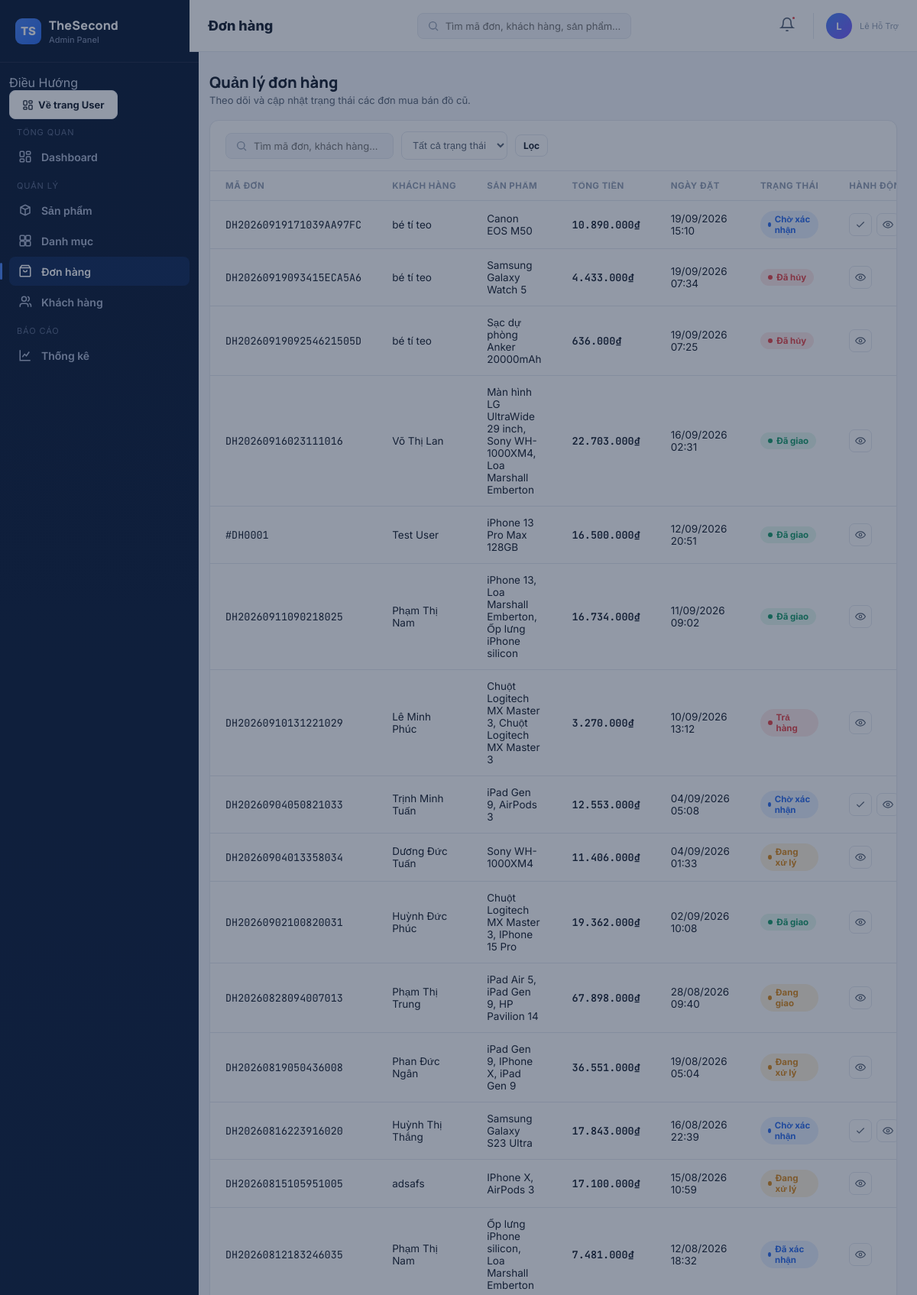
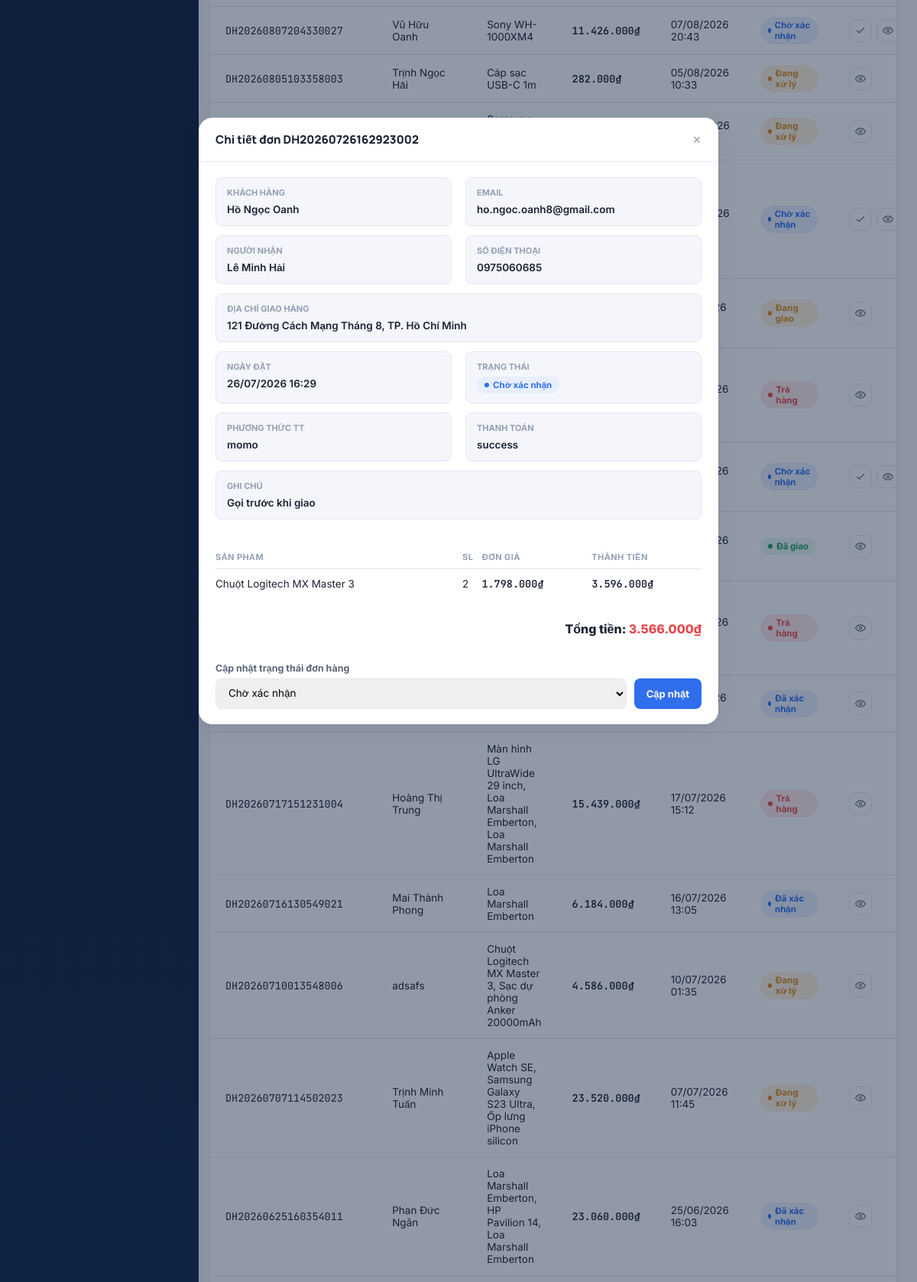
/TheSecondV1/api/admin/order.php?xem=2 (signed in, upper part), run on the app's committed database (2 pictures, top to bottom).
### tables this page shows
CREATE TABLE `orders` (
  `id` int(10) UNSIGNED NOT NULL,
  `user_id` int(10) UNSIGNED NOT NULL,
  `order_code` varchar(30) NOT NULL,
  `receiver_name` varchar(100) NOT NULL,
  `receiver_phone` varchar(20) NOT NULL,
  `shipping_address` text NOT NULL,
  `subtotal` decimal(15,2) NOT NULL DEFAULT 0.00,
  `shipping_fee` decimal(15,2) NOT NULL DEFAULT 0.00,
  `discount` decimal(15,2) NOT NULL DEFAULT 0.00,
  `total_amount` decimal(15,2) NOT NULL DEFAULT 0.00,
  `payment_method` enum('cod','bank_transfer','momo','vnpay') NOT NULL DEFAULT 'cod',
  `payment_status` enum('pending','paid','failed','refunded') NOT NULL DEFAULT 'pending',
  `order_status` enum('pending','confirmed','processing','shipping','delivered','cancelled','returned') NOT NULL DEFAULT 'pending',
  `note` text DEFAULT NULL,
  `created_at` timestamp NOT NULL DEFAULT current_timestamp(),
  `updated_at` timestamp NOT NULL DEFAULT current_timestamp() ON UPDATE current_timestamp()
);

CREATE TABLE `users` (
  `id` int(10) UNSIGNED NOT NULL,
  `full_name` varchar(100) NOT NULL,
  `email` varchar(150) NOT NULL,
  `password` varchar(255) NOT NULL,
  `phone` varchar(20) DEFAULT NULL,
  `avatar` varchar(500) DEFAULT NULL,
  `date_of_birth` date DEFAULT NULL,
  `role` enum('user') NOT NULL DEFAULT 'user',
  `status` enum('active','inactive','blocked') NOT NULL DEFAULT 'active',
  `created_at` timestamp NOT NULL DEFAULT current_timestamp(),
  `updated_at` timestamp NOT NULL DEFAULT current_timestamp() ON UPDATE current_timestamp()
);

CREATE TABLE `payments` (
  `id` int(10) UNSIGNED NOT NULL,
  `order_id` int(10) UNSIGNED NOT NULL,
  `transaction_code` varchar(100) DEFAULT NULL,
  `payment_method` enum('cod','bank_transfer','momo','vnpay') NOT NULL,
  `amount` decimal(15,2) NOT NULL,
  `status` enum('pending','success','failed','refunded') NOT NULL DEFAULT 'pending',
  `paid_at` timestamp NULL DEFAULT NULL,
  `created_at` timestamp NOT NULL DEFAULT current_timestamp(),
  `updated_at` timestamp NOT NULL DEFAULT current_timestamp() ON UPDATE current_timestamp()
);

CREATE TABLE `order_items` (
  `id` int(10) UNSIGNED NOT NULL,
  `order_id` int(10) UNSIGNED NOT NULL,
  `product_id` int(10) UNSIGNED DEFAULT NULL,
  `product_name` varchar(255) NOT NULL,
  `sku` varchar(50) DEFAULT NULL,
  `quantity` int(10) UNSIGNED NOT NULL DEFAULT 1,
  `unit_price` decimal(15,2) NOT NULL,
  `subtotal` decimal(15,2) NOT NULL
);

### TheSecondV1/api/admin/order.php (the view, shortened to what the rows shown need)
<?php
require_once __DIR__ . '/../config/database.php';
function h(?string $s): string {
    return htmlspecialchars((string)$s, ENT_QUOTES, 'UTF-8');
}
function badgeClass(?string $tt): string {
    $map = [
        'pending'     => 'badge-blue',
        'confirmed'   => 'badge-blue',
        'processing'  => 'badge-amber',
        'shipping'    => 'badge-amber',
        'delivered'   => 'badge-green',
        'cancelled'   => 'badge-red',
        'returned'    => 'badge-red',
    ];
    return $map[$tt] ?? 'badge-gray';
}
function tenTrangThai(?string $tt): string {
    $map = [
        'pending'     => 'Chờ xác nhận',
        'confirmed'   => 'Đã xác nhận',
        'processing'  => 'Đang xử lý',
        'shipping'    => 'Đang giao',
        'delivered'   => 'Đã giao',
        'cancelled'   => 'Đã hủy',
        'returned'    => 'Trả hàng',
    ];
    return $map[$tt] ?? ($tt ?: 'Không rõ');
}
function formatMoney($n): string {
    return number_format((float)$n, 0, ',', '.') . '₫';
}
function formatDate($d): string {
    return $d ? date('d/m/Y H:i', strtotime($d)) : '—';
}
$keyword = trim($_GET['q'] ?? '');
$status  = trim($_GET['status'] ?? '');
$sql = "
    SELECT
        o.id,
        o.order_code,
        o.created_at,
        o.total_amount,
        o.order_status,
        u.full_name AS ten_khach,
        GROUP_CONCAT(oi.product_name SEPARATOR ', ') AS san_pham
    FROM orders o
    JOIN users u ON u.id = o.user_id
    LEFT JOIN order_items oi ON oi.order_id = o.id
";
$params = [];
$sql .= "
    GROUP BY o.id
    ORDER BY o.created_at DESC
";
$stmt = $pdo->prepare($sql);
$stmt->execute($params);
$orders = $stmt->fetchAll();
$detail = null;
$items  = [];
if (isset($_GET['xem'])) {
    $id = (int)$_GET['xem'];
    if ($id > 0) {
        $stmt = $pdo->prepare("
            SELECT
                o.*,
                u.full_name AS ten_khach,
                u.email,
                p.payment_method,
                p.status AS payment_status,
                p.amount AS payment_amount
            FROM orders o
            JOIN users u ON u.id = o.user_id
            LEFT JOIN payments p ON p.order_id = o.id
            WHERE o.id = ?
            LIMIT 1
        ");
        $stmt->execute([$id]);
        $detail = $stmt->fetch();
        if ($detail) {
            $stmt = $pdo->prepare("
                SELECT product_name, quantity, unit_price, subtotal
                FROM order_items
                WHERE order_id = ?
            ");
            $stmt->execute([$id]);
            $items = $stmt->fetchAll();
        }
    }
}
?>
<!DOCTYPE html>
<html lang="vi">
<head>
<link rel="stylesheet" href="../../admin/admin.css">
</head>
<body>
<div class="app">
  <div class="main">
    <main class="content">
      <section class="page active" id="page-orders">
        <div class="section-head">
          <div>
            <h2>Quản lý đơn hàng</h2>
          </div>
        </div>
        <div class="panel">
          <table>
            <thead>
              <tr>
                <th>Mã đơn</th>
                <th>Khách hàng</th>
                <th>Sản phẩm</th>
                <th>Tổng tiền</th>
                <th>Ngày đặt</th>
                <th>Trạng thái</th>
                <th>Hành động</th>
              </tr>
            </thead>
            <tbody>
              <?php if (empty($orders)): ?>
                <tr>
                  <td colspan="7" style="text-align:center;padding:32px;color:var(--text-400)">
                    Chưa có đơn hàng nào
                  </td>
                </tr>
              <?php else: ?>
                <?php foreach ($orders as $o): ?>
                  <tr>
                    <td data-label="Mã đơn" class="mono">
                      <?= $o['order_code']
                            ? h($o['order_code'])
                            : '#DH' . str_pad($o['id'], 4, '0', STR_PAD_LEFT) ?>
                    </td>
                    <td data-label="Khách hàng"><?= h($o['ten_khach']) ?></td>
                    <td data-label="Sản phẩm"><?= h($o['san_pham'] ?? '—') ?></td>
                    <td data-label="Tổng tiền" class="price"><?= formatMoney($o['total_amount']) ?></td>
                    <td data-label="Ngày đặt"><?= formatDate($o['created_at']) ?></td>
                    <td data-label="Trạng thái">
                      <span class="badge <?= badgeClass($o['order_status']) ?>">
                        <?= tenTrangThai($o['order_status']) ?>
                      </span>
                    </td>
                    <td data-label="Hành động">
                      <div class="row-actions">
                        <?php if ($o['order_status'] === 'pending'): ?>
                          <form method="post" style="display:inline" onsubmit="return confirm('Xác nhận đơn hàng này?')">
                            <button type="submit" class="icon-action" title="Xác nhận đơn">
                              <svg viewBox="0 0 24 24" fill="none" stroke="currentColor" stroke-width="2"><path d="M20 6 9 17l-5-5"/></svg>
                            </button>
                          </form>
                        <?php endif; ?>
                        <a class="icon-action" title="Xem chi tiết"
                           href="?xem=<?= (int)$o['id'] ?>&q=<?= urlencode($keyword) ?>&status=<?= urlencode($status) ?>">
                          <svg viewBox="0 0 24 24" fill="none" stroke="currentColor" stroke-width="2"><path d="M1 12s4-7 11-7 11 7 11 7-4 7-11 7-11-7-11-7Z"/><circle cx="12" cy="12" r="3"/></svg>
                        </a>
                      </div>
                    </td>
                  </tr>
                <?php endforeach; ?>
              <?php endif; ?>
            </tbody>
          </table>
        </div>
      </section>
    </main>
  </div>
</div>
<?php if ($detail): ?>
<div class="overlay show" id="orderDetailModal">
  <div class="modal" style="max-width:680px">
    <div class="modal-head">
      <h3>
        Chi tiết đơn
        <?= $detail['order_code']
              ? h($detail['order_code'])
              : '#DH' . str_pad($detail['id'], 4, '0', STR_PAD_LEFT) ?>
      </h3>
      <a href="order.php?q=<?= urlencode($keyword) ?>&status=<?= urlencode($status) ?>"
         class="modal-close" title="Đóng">&times;</a>
    </div>
    <div class="modal-body">
      <div class="detail-grid">
        <div class="detail-item">
          <span class="label">Khách hàng</span>
          <span class="value"><?= h($detail['ten_khach']) ?></span>
        </div>
        <div class="detail-item">
          <span class="label">Email</span>
          <span class="value"><?= h($detail['email']) ?></span>
        </div>
        <div class="detail-item">
          <span class="label">Người nhận</span>
          <span class="value"><?= h($detail['receiver_name']) ?></span>
        </div>
        <div class="detail-item">
          <span class="label">Số điện thoại</span>
          <span class="value"><?= h($detail['receiver_phone']) ?></span>
        </div>
        <div class="detail-item" style="grid-column:1/-1">
          <span class="label">Địa chỉ giao hàng</span>
          <span class="value"><?= h($detail['shipping_address']) ?></span>
        </div>
        <div class="detail-item">
          <span class="label">Ngày đặt</span>
          <span class="value"><?= formatDate($detail['created_at']) ?></span>
        </div>
        <div class="detail-item">
          <span class="label">Trạng thái</span>
          <span class="value">
            <span class="badge <?= badgeClass($detail['order_status']) ?>">
              <?= tenTrangThai($detail['order_status']) ?>
            </span>
          </span>
        </div>
        <div class="detail-item">
          <span class="label">Phương thức TT</span>
          <span class="value"><?= h($detail['payment_method'] ?? $detail['payment_method'] ?? '—') ?></span>
        </div>
        <div class="detail-item">
          <span class="label">Thanh toán</span>
          <span class="value"><?= h($detail['payment_status'] ?? '—') ?></span>
        </div>
        <?php if (!empty($detail['note'])): ?>
        <div class="detail-item" style="grid-column:1/-1">
          <span class="label">Ghi chú</span>
          <span class="value"><?= h($detail['note']) ?></span>
        </div>
        <?php endif; ?>
      </div>
      <table class="detail-products">
        <thead>
          <tr>
            <th>Sản phẩm</th>
            <th>SL</th>
            <th>Đơn giá</th>
            <th>Thành tiền</th>
          </tr>
        </thead>
        <tbody>
          <?php if (empty($items)): ?>
            <tr><td colspan="4" style="text-align:center;color:var(--text-400)">Không có sản phẩm</td></tr>
          <?php else: ?>
            <?php foreach ($items as $it): ?>
              <tr>
                <td><?= h($it['product_name']) ?></td>
                <td><?= (int)$it['quantity'] ?></td>
                <td class="price"><?= formatMoney($it['unit_price']) ?></td>
                <td class="price"><?= formatMoney($it['subtotal']) ?></td>
              </tr>
            <?php endforeach; ?>
          <?php endif; ?>
        </tbody>
      </table>
      <div class="detail-total">
        Tổng tiền: <span><?= formatMoney($detail['total_amount']) ?></span>
      </div>
      <form method="post">
        <div class="field">
          <label>Cập nhật trạng thái đơn hàng</label>
          <div style="display:flex;gap:10px">
            <select name="trang_thai" style="flex:1">
              <?php foreach (['pending','confirmed','processing','shipping','delivered','cancelled','returned'] as $s): ?>
                <option value="<?= $s ?>" <?= $detail['order_status'] === $s ? 'selected' : '' ?>>
                  <?= tenTrangThai($s) ?>
                </option>
              <?php endforeach; ?>
            </select>
            <button type="submit" class="btn btn-primary">Cập nhật</button>
          </div>
        </div>
      </form>
    </div>
  </div>
</div>
<?php endif; ?>
</body>
</html>

### data on the page
orders: order_code "DH20260919171039AA97FC", user.full_name "bé tí teo", san_pham "Canon EOS M50", total_amount "10.890.000₫", created_at "19/09/2026 15:10", order_status "Chờ xác nhận"
orders: order_code "DH20260919093415ECA5A6", user.full_name "bé tí teo", san_pham "Samsung Galaxy Watch 5", total_amount "4.433.000₫", created_at "19/09/2026 07:34", order_status "Đã hủy"
orders: order_code "DH2026091909254621505D", user.full_name "bé tí teo", san_pham "Sạc dự phòng Anker 20000mAh", total_amount "636.000₫", created_at "19/09/2026 07:25", order_status "Đã hủy"
orders: order_code "DH20260916023111016", user.full_name "Võ Thị Lan", san_pham "Màn hình LG UltraWide 29 inch, Sony WH-1000XM4, Loa Marshall Emberton", total_amount "22.703.000₫", created_at "16/09/2026 02:31", order_status "Đã giao"
orders: id "0001", user.full_name "Test User", san_pham "iPhone 13 Pro Max 128GB", total_amount "16.500.000₫", created_at "12/09/2026 20:51", order_status "Đã giao"
orders: order_code "DH20260911090218025", user.full_name "Phạm Thị Nam", san_pham "iPhone 13, Loa Marshall Emberton, Ốp lưng iPhone silicon", total_amount "16.734.000₫", created_at "11/09/2026 09:02", order_status "Đã giao"
orders: order_code "DH20260910131221029", user.full_name "Lê Minh Phúc", san_pham "Chuột Logitech MX Master 3, Chuột Logitech MX Master 3", total_amount "3.270.000₫", created_at "10/09/2026 13:12", order_status "Trả hàng"
orders: order_code "DH20260904050821033", user.full_name "Trịnh Minh Tuấn", san_pham "iPad Gen 9, AirPods 3", total_amount "12.553.000₫", created_at "04/09/2026 05:08", order_status "Chờ xác nhận"
orders: order_code "DH20260904013358034", user.full_name "Dương Đức Tuấn", san_pham "Sony WH-1000XM4", total_amount "11.406.000₫", created_at "04/09/2026 01:33", order_status "Đang xử lý"
orders: order_code "DH20260902100820031", user.full_name "Huỳnh Đức Phúc", san_pham "Chuột Logitech MX Master 3, IPhone 15 Pro", total_amount "19.362.000₫", created_at "02/09/2026 10:08", order_status "Đã giao"
orders: order_code "DH20260828094007013", user.full_name "Phạm Thị Trung", san_pham "iPad Air 5, iPad Gen 9, HP Pavilion 14", total_amount "67.898.000₫", created_at "28/08/2026 09:40", order_status "Đang giao"
orders: order_code "DH20260819050436008", user.full_name "Phan Đức Ngân", san_pham "iPad Gen 9, IPhone X, iPad Gen 9", total_amount "36.551.000₫", created_at "19/08/2026 05:04", order_status "Đang xử lý"
orders: order_code "DH20260816223916020", user.full_name "Huỳnh Thị Thắng", san_pham "Samsung Galaxy S23 Ultra", total_amount "17.843.000₫", created_at "16/08/2026 22:39", order_status "Chờ xác nhận"
orders: order_code "DH20260815105951005", user.full_name "adsafs", san_pham "IPhone X, AirPods 3", total_amount "17.100.000₫", created_at "15/08/2026 10:59", order_status "Đang xử lý"
orders: order_code "DH20260812183246035", user.full_name "Phạm Thị Nam", san_pham "Ốp lưng iPhone silicon, Loa Marshall Emberton", total_amount "7.481.000₫", created_at "12/08/2026 18:32", order_status "Đã xác nhận"
orders: order_code "DH20260807204330027", user.full_name "Vũ Hữu Oanh", san_pham "Sony WH-1000XM4", total_amount "11.426.000₫", created_at "07/08/2026 20:43", order_status "Chờ xác nhận"
orders: order_code "DH20260805103358003", user.full_name "Trịnh Ngọc Hải", san_pham "Cáp sạc USB-C 1m", total_amount "282.000₫", created_at "05/08/2026 10:33", order_status "Đang xử lý"
orders: order_status "Đang xử lý"
orders: order_status "Chờ xác nhận"
orders: order_status "Đang giao"
orders: order_status "Trả hàng"
orders: order_status "Chờ xác nhận", order_code "DH20260726162923002", user.full_name "Hồ Ngọc Oanh", user.email "ho.ngoc.oanh8@gmail.com", receiver_name "Lê Minh Hải", receiver_phone "0975060685", shipping_address "121 Đường Cách Mạng Tháng 8, TP. Hồ Chí Minh", created_at "26/07/2026 16:29", payments.payment_method "momo", payments.status "success", note "Gọi trước khi giao", total_amount "3.566.000₫"
orders: order_status "Đã giao"
orders: order_status "Trả hàng"
orders: order_status "Đã xác nhận"
orders: order_code "DH20260717151231004", user.full_name "Hoàng Thị Trung", san_pham "Màn hình LG UltraWide 29 inch, Loa Marshall Emberton, Loa Marshall Emberton", total_amount "15.439.000₫", created_at "17/07/2026 15:12", order_status "Trả hàng"
orders: order_code "DH20260716130549021", user.full_name "Mai Thành Phong", san_pham "Loa Marshall Emberton", total_amount "6.184.000₫", created_at "16/07/2026 13:05", order_status "Đã xác nhận"
orders: order_code "DH20260710013548006", user.full_name "adsafs", san_pham "Chuột Logitech MX Master 3, Sạc dự phòng Anker 20000mAh", total_amount "4.586.000₫", created_at "10/07/2026 01:35", order_status "Đang xử lý"
orders: order_code "DH20260707114502023", user.full_name "Trịnh Minh Tuấn", san_pham "Apple Watch SE, Samsung Galaxy S23 Ultra, Ốp lưng iPhone silicon", total_amount "23.520.000₫", created_at "07/07/2026 11:45", order_status "Đang xử lý"
orders: order_code "DH20260625160354011", user.full_name "Phan Đức Ngân", san_pham "Loa Marshall Emberton, HP Pavilion 14, Loa Marshall Emberton", total_amount "23.060.000₫", created_at "25/06/2026 16:03", order_status "Đã xác nhận"
order_items: product_name "Chuột Logitech MX Master 3", quantity "2", unit_price "1.798.000₫", subtotal "3.596.000₫"

### other printed values
mb_substr($_SESSION['admin_name'] ?? 'A', 0, 1) "L"
$_SESSION['admin_name'] "Lê Hỗ Trợ"
form field trang_thai "Chờ xác nhận"
